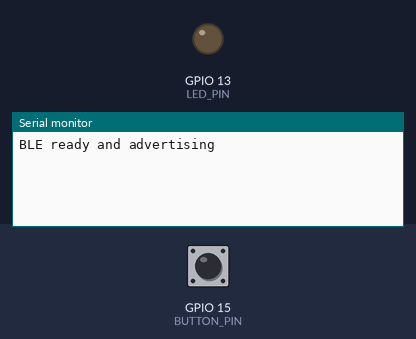
Simulated run of this sketch. Board: ESP32. Parts: output pins drawn as LEDs (lit = HIGH), the last lines printed to the serial monitor. Inputs (shaded band) come from the test bench; at power-on: GPIO 15 (BUTTON_PIN) HIGH. Nothing arrives over Bluetooth unless stated; a phone connects over Bluetooth LE 3 s after start.

Above: at 1.2 s.
1.3 s: GPIO 15 (BUTTON_PIN) pulled LOW for 0.15 s
At 2.6 s:
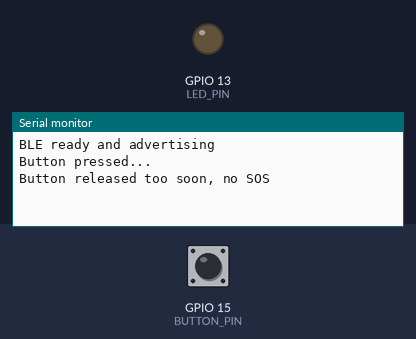
2.9 s: GPIO 15 (BUTTON_PIN) driven LOW
5.9 s: GPIO 15 (BUTTON_PIN) driven HIGH
At 6.8 s:
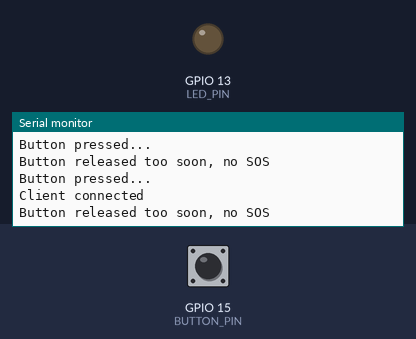

Measured:
- after the input at 1.3 s, the serial monitor: prints a new line at once (image 1)
- after the input at 5.9 s, the serial monitor: prints a new line at once (image 2)

The sketch:

sos_pendant.ino
```cpp
// BUTTON LOGIC DEFINITIONS
#define BUTTON_PIN 15
#define LED_PIN 13
#define PRESS_TIME 3000      // 3-second hold to trigger SOS
#define SOS_COOLDOWN 7000    // 7-second cooldown

// BLE LIBRARIES
#include <BLEDevice.h>
#include <BLEServer.h>
#include <BLEUtils.h>
#include <BLE2902.h>

// BLE UUIDs
#define SERVICE_UUID  "524208a3-bb12-46e1-bdb4-7a080a8c5739"
#define SOS_CHAR_UUID "cd0e8ecb-44b2-4319-8116-8523c80ba903"

BLECharacteristic *sosCharacteristic = nullptr;
BLEAdvertising *advertising = nullptr;      // advertising set to global to enable auto reconnectiom

unsigned long pressStart = 0;
unsigned long lastSOSTime = 0;

bool buttonPressed = false;
bool sosSent = false;
bool restartAdvertising = false;

//Advertising handling
class MyServerCallbacks: public BLEServerCallbacks {
  //Ensures that advertising stops after connection
  void onConnect(BLEServer* pServer) {
    Serial.println("Client connected");
  }
  //Ensures that after disconnecting, advertisment restarts
  void onDisconnect(BLEServer* pServer) {
    Serial.println("Client disconnected, restarting advertising");
    restartAdvertising = true;  // restart advertising immediately
  }
};

void setup() {
  Serial.begin(115200);

  // Button & LED setup
  pinMode(BUTTON_PIN, INPUT_PULLUP);
  pinMode(LED_PIN, OUTPUT);
  digitalWrite(LED_PIN, LOW);

  // BLE setup
  BLEDevice::init("Safety Pendant");
  BLEServer *server = BLEDevice::createServer();
  server->setCallbacks(new MyServerCallbacks()); //ensure device keeps advertising after disconnect
  BLEService *service = server->createService(SERVICE_UUID);

  sosCharacteristic = service->createCharacteristic(
    SOS_CHAR_UUID,
    BLECharacteristic::PROPERTY_READ | BLECharacteristic::PROPERTY_NOTIFY
  );

  // Initial value = "0" for LightBlue
  sosCharacteristic->setValue("0");
  sosCharacteristic->addDescriptor(new BLE2902());

  service->start();

  advertising = BLEDevice::getAdvertising();  //Uses advertising global variable
  advertising->addServiceUUID(SERVICE_UUID);

  //Preferred connection parameters while advertising
  advertising->setMinPreferred(0x06);
  advertising->setMinPreferred(0x12);

  advertising->start();

  Serial.println("BLE ready and advertising");
}

void loop() {
  // Restart advertising safely after disconnect
  if (restartAdvertising) {
    restartAdvertising = false;
    delay(250);   // allows BLE stack to fully reset
    advertising->start();
    Serial.println("Advertising restarted");
}
  int buttonState = digitalRead(BUTTON_PIN);

  if (buttonState == LOW) { // Button pressed
    if (!buttonPressed) {
      buttonPressed = true;
      pressStart = millis();
      sosSent = false;
      Serial.println("Button pressed...");
    } else {
      // Held long enough + cooldown check
      if (!sosSent && (millis() - pressStart >= PRESS_TIME) &&
          (millis() - lastSOSTime >= SOS_COOLDOWN)) {

        sosSent = true;
        lastSOSTime = millis();

        Serial.println("SOS TRIGGERED!");
        digitalWrite(LED_PIN, HIGH); // LED feedback

        // Send BLE notification as text for LightBlue
        sosCharacteristic->setValue("1");
        sosCharacteristic->notify();
      }
    }
  } else { // Button released
    if (buttonPressed) {
      buttonPressed = false;

      if (sosSent) {
        Serial.println("SOS sent on release");

        // Reset BLE characteristic to "0" and notify
        sosCharacteristic->setValue("0");
        sosCharacteristic->notify();

        digitalWrite(LED_PIN, LOW); // Turn off LED
        sosSent = false;            // ready for next trigger
      } else {
        Serial.println("Button released too soon, no SOS");
      }
    }
  }
}
```
